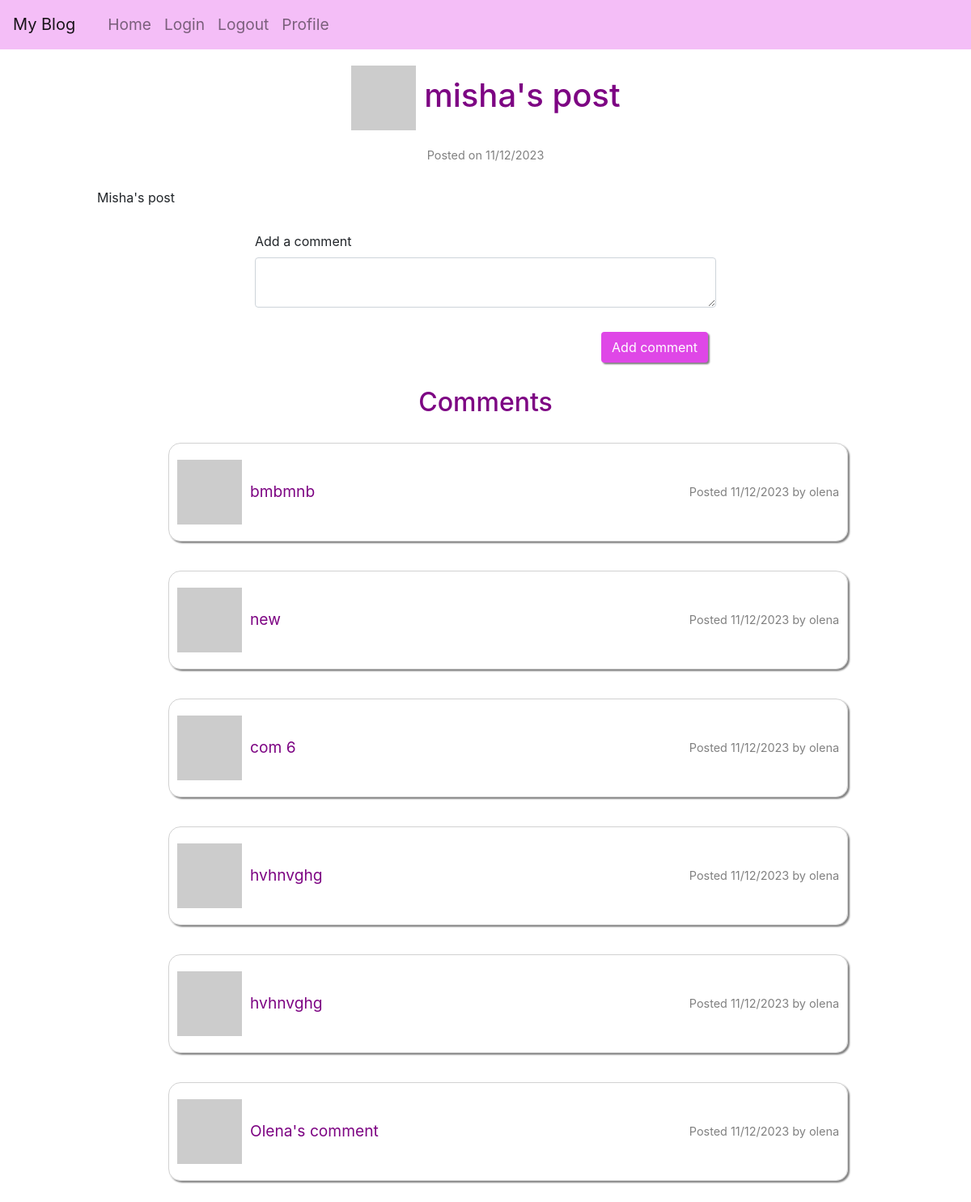
Page /post/2 (signed in) on the earlier database version.
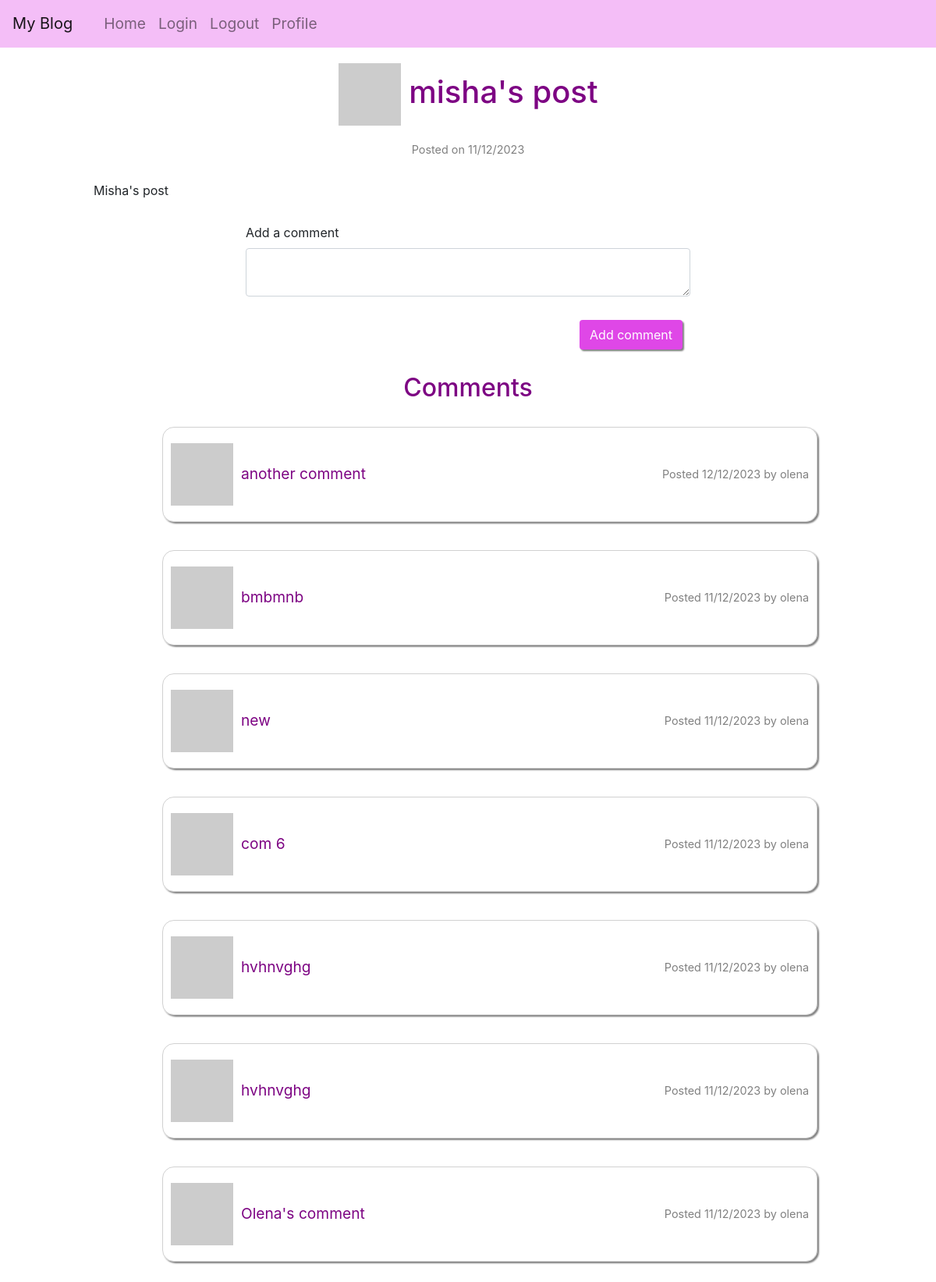
Same page on the later database version.
### app/models/models.py (models this page shows, shortened)
class User(UserMixin, db.Model):
    __tablename__ = "user"
    id = db.Column(db.Integer, primary_key=True)
    username = db.Column(String(64), unique=True, nullable=False)
    email = db.Column(db.String(120), unique=True, nullable=False)
    isAdmin = db.Column(db.Boolean, nullable=False)
    password_hash = db.Column(String(256))
    profile_image = db.Column(String(256))
    info = db.Column(String(256))
    posts = db.relationship('Post', back_populates='user', cascade='all, delete-orphan')
    comments = db.relationship('Comment', back_populates='user', cascade='all, delete-orphan')
    @login.user_loader
    def load_user(id):
        return db.session.get(User, int(id))
    def get_avatar(self, size):
        digest = md5(self.email.lower().encode('utf-8')).hexdigest()
        self.profile_image = f'https://www.gravatar.com/avatar/{digest}?d=identicon&s={size}'
        return self.profile_image

class Post(db.Model):
    __tablename__ = "post"
    id = db.Column(db.Integer, primary_key=True)
    body = db.Column(String(2500))
    timestamp = db.Column(DateTime, default=func.now())
    user_id = db.Column(db.Integer, db.ForeignKey('user.id'), nullable=False)
    user = db.relationship('User', back_populates='posts')
    comments = db.relationship('Comment', back_populates='post', cascade='all, delete-orphan')
    views = db.Column(db.Integer, server_default=str(0))
    def __repr__(self):
        return f'{self.body}'

class Comment(db.Model):
    __tablename__ = "comment"
    id = db.Column(db.Integer, primary_key=True)
    content = db.Column(String(1000))
    post_id = db.Column(db.Integer, db.ForeignKey('post.id'), nullable=False)
    user_id = db.Column(db.Integer, db.ForeignKey('user.id'), nullable=False)
    post = db.relationship('Post', back_populates='comments')
    user = db.relationship('User', back_populates='comments')
    timestamp = db.Column(DateTime, default=func.now())
    def __repr__(self):
        return f'{self.content}'

### app/routes/routes.py (the view, shortened to what this page needs)
@app.route('/post/<id>', methods=["GET", "POST"])
@login_required
def post(id):
    post = Post.query.filter_by(id=id).first_or_404()
    if not post.views:
        post.views = 1
    else:
        post.views += 1
    db.session.commit()
    post_author = User.query.filter_by(id=post.user_id).first_or_404()
    form = CommentForm()
    comments = Comment.query.filter_by(post_id=id).order_by(Comment.timestamp.desc()).all()
    return render_template('post.html',
                           post=post,
                           title='Add comment',
                           form=form, post_author=post_author, comments=comments)

### app/forms/comment_form.py
class CommentForm(FlaskForm):
    content = TextAreaField('Add a comment', validators=[DataRequired(), Length(min=0, max=1000)])
    submit = SubmitField('Add comment')

### app/templates/post.html
{% extends "base.html" %}{% import "bootstrap/wtf.html" as wtf %} {% block
content %}
<h1 class="greeting">
    <img src="{{ post_author.get_avatar(40) }}" /> {{post_author.username}}'s
    post
</h1>
<p class="comments-date">Posted on {{post.timestamp.strftime('%d/%m/%Y')}}</p>
<div class="post-text">{{post}}</div>
<div class="container-fluid">
    <div class="row">
        <div class="col-lg-6 col-md-8 col-sm-10 col-xs-10">
            {{ wtf.quick_form(form) }}
        </div>
    </div>
</div>
{% if comments %}
<h2 class="greeting">Comments</h2>
{% for comment in comments %}
<div class="posts">
    <ul>
        <li class="post">
            <div class="avatar-comment">
                <img src="{{ comment.user.get_avatar(20) }}" />
                {{ comment }}
            </div>
            <p class="comments-date">
                Posted {{comment.timestamp.strftime('%d/%m/%Y')}} by {{
                comment.user.username }}
            </p>
        </li>
    </ul>
</div>
{% endfor %} {% endif %} {% endblock %}

### app/templates/base.html (shortened to what this page needs)
<html>
    <head>
        <link
            rel="stylesheet"
            href="https://maxcdn.bootstrapcdn.com/bootstrap/4.0.0-beta.3/css/bootstrap.min.css"
        />
        <link rel="stylesheet" href="../static/style.css" />
    </head>
    <body>
        <nav class="navbar navbar-expand-lg navbar-light">
            <a class="navbar-brand" href="{{url_for('index')}}">My Blog</a>
            <div class="collapse navbar-collapse" id="navbarSupportedContent">
                <ul class="navbar-nav mr-auto">
                    <li class="nav-item">
                        <a class="nav-link" href="{{url_for('index')}}">Home</a>
                    </li>
                    <li class="nav-item">
                        <a class="nav-link" href="{{url_for('login')}}"
                            >Login</a
                        >
                    </li>
                    <li class="nav-item">
                        <a class="nav-link" href="{{url_for('logout')}}"
                            >Logout</a
                        >
                    </li>
                    <li class="nav-item">
                        <a
                            class="nav-link"
                            href="{{url_for('user', username=current_user.username)}}"
                            >Profile</a
                        >
                    </li>
                </ul>
            </div>
        </nav>
         {% block content %}{% endblock %}
    </body>
</html>

### app/static/style.css (style rules this page uses)
* { margin: 0; box-sizing: border-box; }
html { scroll-behavior: smooth; }
a { cursor: pointer; text-decoration: none; color: rgb(223, 71, 231); }
button, .btn { cursor: pointer; }
input { cursor: text; }
.row { justify-content: center; }
.form-control { margin-bottom: 20px; }
.btn { float: right; background: rgb(223, 71, 231); color: white; box-shadow: 2px 2px 2px grey; }
ul { list-style-type: none; margin-left: 1rem; font-size: larger; }
.navbar { background: rgba(223, 71, 231, 0.35); }
.greeting { text-align: center; color: rgb(125, 4, 131); margin: 20px 0; }
.posts { display: flex; flex-direction: column; align-items: center; }
.post { margin: 10px; border: 1px solid rgba(128, 128, 128, 0.364); border-radius: 15px; padding: 20px 10px; box-shadow: 2px 2px 2px grey; width: 70vw; display: flex; flex-direction: row; justify-content: space-between; align-items: center; gap: 20px; }
.comments-date { display: flex; flex-direction: column; font-size: 0.9rem; align-items: center; color: grey; margin: 0; }
.avatar-comment { display: flex; gap: 10px; align-items: center; color: rgb(125, 4, 131); }
.post-text { text-align: justify; margin: 30px auto; width: 80%; }
input#submit.btn { margin: 10px; }

Differences in the rows shown:
added Comment: content "another comment", timestamp "12/12/2023", user.username "olena"
